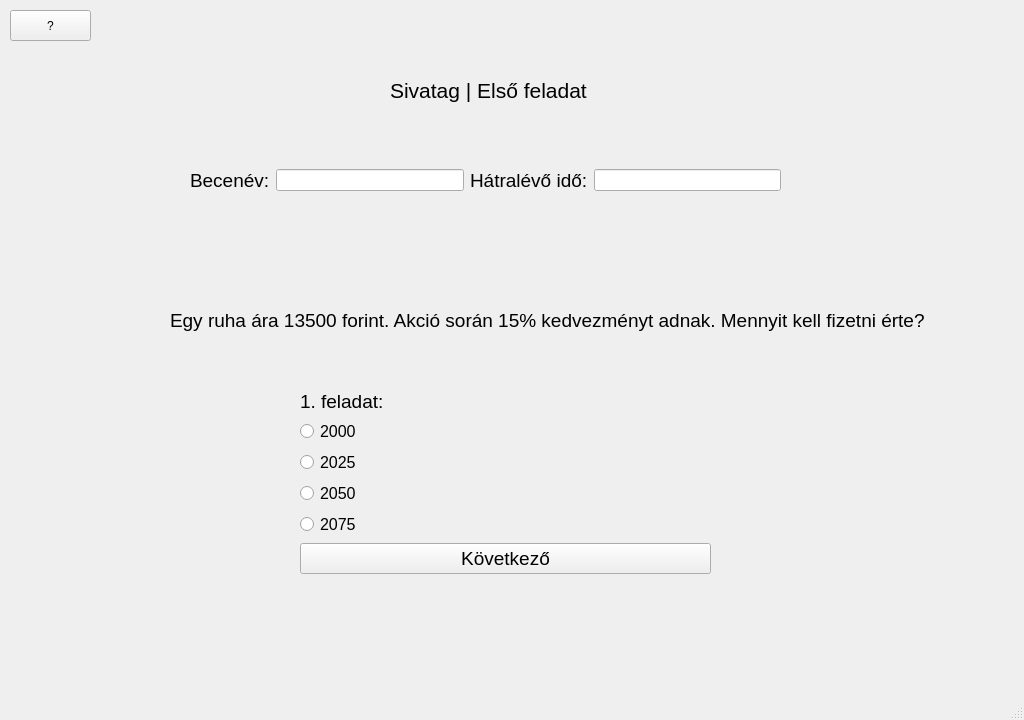
<?xml version="1.0" encoding="UTF-8"?>
<ui version="4.0">
 <class>ques1</class>
 <widget class="QMainWindow" name="ques1">
  <property name="geometry">
   <rect>
    <x>0</x>
    <y>0</y>
    <width>1024</width>
    <height>720</height>
   </rect>
  </property>
  <property name="windowTitle">
   <string>Játékos matematikai gyakorlóprogram</string>
  </property>
  <widget class="QWidget" name="centralwidget">
   <widget class="QLabel" name="label">
    <property name="geometry">
     <rect>
      <x>0</x>
      <y>-10</y>
      <width>1024</width>
      <height>720</height>
     </rect>
    </property>
    <property name="text">
     <string/>
    </property>
    <property name="pixmap">
     <pixmap>../szakdoga hátterek/28.jpg</pixmap>
    </property>
    <property name="scaledContents">
     <bool>true</bool>
    </property>
   </widget>
   <widget class="QLabel" name="label_4">
    <property name="geometry">
     <rect>
      <x>390</x>
      <y>70</y>
      <width>211</width>
      <height>41</height>
     </rect>
    </property>
    <property name="sizePolicy">
     <sizepolicy hsizetype="Expanding" vsizetype="Preferred">
      <horstretch>0</horstretch>
      <verstretch>0</verstretch>
     </sizepolicy>
    </property>
    <property name="font">
     <font>
      <pointsize>16</pointsize>
     </font>
    </property>
    <property name="cursor">
     <cursorShape>ArrowCursor</cursorShape>
    </property>
    <property name="text">
     <string>Sivatag | Első feladat</string>
    </property>
   </widget>
   <widget class="QWidget" name="horizontalLayoutWidget">
    <property name="geometry">
     <rect>
      <x>190</x>
      <y>140</y>
      <width>591</width>
      <height>81</height>
     </rect>
    </property>
    <layout class="QHBoxLayout" name="horizontalLayout">
     <item>
      <widget class="QLabel" name="label_2">
       <property name="font">
        <font>
         <pointsize>14</pointsize>
        </font>
       </property>
       <property name="text">
        <string>Becenév:</string>
       </property>
      </widget>
     </item>
     <item>
      <widget class="QLineEdit" name="T1">
       <property name="sizePolicy">
        <sizepolicy hsizetype="Expanding" vsizetype="Fixed">
         <horstretch>0</horstretch>
         <verstretch>0</verstretch>
        </sizepolicy>
       </property>
      </widget>
     </item>
     <item>
      <widget class="QLabel" name="label_3">
       <property name="font">
        <font>
         <pointsize>14</pointsize>
        </font>
       </property>
       <property name="text">
        <string>Hátralévő idő:</string>
       </property>
      </widget>
     </item>
     <item>
      <widget class="QLineEdit" name="T2">
       <property name="sizePolicy">
        <sizepolicy hsizetype="Expanding" vsizetype="Fixed">
         <horstretch>0</horstretch>
         <verstretch>0</verstretch>
        </sizepolicy>
       </property>
      </widget>
     </item>
    </layout>
   </widget>
   <widget class="QWidget" name="formLayoutWidget">
    <property name="geometry">
     <rect>
      <x>300</x>
      <y>390</y>
      <width>411</width>
      <height>251</height>
     </rect>
    </property>
    <layout class="QFormLayout" name="formLayout">
     <property name="labelAlignment">
      <set>Qt::AlignLeading|Qt::AlignLeft|Qt::AlignTop</set>
     </property>
     <item row="1" column="0">
      <widget class="QLabel" name="label_5">
       <property name="font">
        <font>
         <pointsize>14</pointsize>
        </font>
       </property>
       <property name="text">
        <string>1. feladat:</string>
       </property>
      </widget>
     </item>
     <item row="2" column="0">
      <widget class="QRadioButton" name="R1">
       <property name="font">
        <font>
         <pointsize>12</pointsize>
        </font>
       </property>
       <property name="text">
        <string>2000</string>
       </property>
      </widget>
     </item>
     <item row="3" column="0">
      <widget class="QRadioButton" name="R2">
       <property name="font">
        <font>
         <pointsize>12</pointsize>
        </font>
       </property>
       <property name="text">
        <string>2025</string>
       </property>
      </widget>
     </item>
     <item row="4" column="0">
      <widget class="QRadioButton" name="R3">
       <property name="font">
        <font>
         <pointsize>12</pointsize>
        </font>
       </property>
       <property name="text">
        <string>2050</string>
       </property>
      </widget>
     </item>
     <item row="6" column="0" colspan="2">
      <widget class="QPushButton" name="B1">
       <property name="font">
        <font>
         <pointsize>14</pointsize>
        </font>
       </property>
       <property name="text">
        <string>Következő</string>
       </property>
      </widget>
     </item>
     <item row="5" column="0">
      <widget class="QRadioButton" name="R4">
       <property name="font">
        <font>
         <pointsize>12</pointsize>
        </font>
       </property>
       <property name="text">
        <string>2075</string>
       </property>
      </widget>
     </item>
    </layout>
   </widget>
   <widget class="QPushButton" name="button">
    <property name="geometry">
     <rect>
      <x>10</x>
      <y>10</y>
      <width>81</width>
      <height>31</height>
     </rect>
    </property>
    <property name="text">
     <string>?</string>
    </property>
   </widget>
   <widget class="QLabel" name="label_6">
    <property name="geometry">
     <rect>
      <x>170</x>
      <y>280</y>
      <width>761</width>
      <height>81</height>
     </rect>
    </property>
    <property name="font">
     <font>
      <pointsize>14</pointsize>
     </font>
    </property>
    <property name="text">
     <string>Egy ruha ára 13500 forint. Akció során 15% kedvezményt adnak. Mennyit kell fizetni érte?</string>
    </property>
    <property name="scaledContents">
     <bool>true</bool>
    </property>
   </widget>
   <widget class="QLabel" name="label_7">
    <property name="geometry">
     <rect>
      <x>20</x>
      <y>250</y>
      <width>191</width>
      <height>201</height>
     </rect>
    </property>
    <property name="text">
     <string/>
    </property>
    <property name="pixmap">
     <pixmap>../szakdoga hátterek/kulacs.png</pixmap>
    </property>
   </widget>
  </widget>
  <widget class="QMenuBar" name="menubar">
   <property name="geometry">
    <rect>
     <x>0</x>
     <y>0</y>
     <width>1024</width>
     <height>21</height>
    </rect>
   </property>
  </widget>
  <widget class="QStatusBar" name="statusbar"/>
 </widget>
 <resources/>
 <connections/>
</ui>
